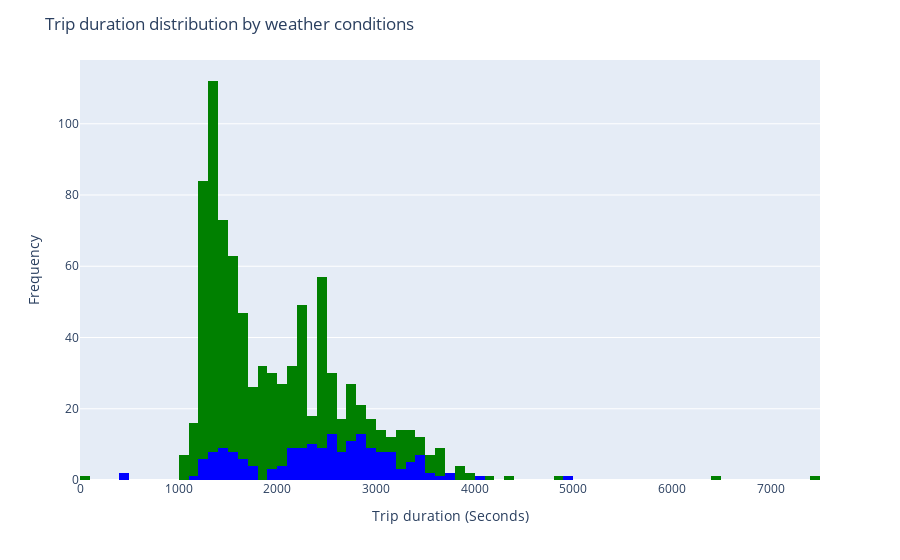

Notebook source saved alongside this figure:
### Markdown cell above
thoughts
___
* from the internet, 'loop', 'river north', 'streeterville', and 'west loop' are all right next to each other downtown.
* Ohare is the airport inside city limits. (midway is not apparently)
* downtown chicago? (outsiders viewpoint) is by far the most popular destination

### Code cell
# comparing the distributions of both populations

# good weather plot
good = px.histogram(weather[weather['weather_conditions'] == 'Good'],
                    x='duration_seconds',
                    nbins=80,
                    color_discrete_sequence=['green'])

# bad weather plot
bad = px.histogram(weather[weather['weather_conditions'] == 'Bad'],
                   x='duration_seconds',
                   nbins=40,
                   color_discrete_sequence=['blue'])

# combine the histograms into one figure
good.add_traces(bad.data)

# add stuff
good.update_layout(
    title="Trip duration distribution by weather conditions",
    xaxis_title="Trip duration (Seconds)",
    yaxis_title="Frequency",
    legend_title="Weather Conditions",
    barmode='overlay'
)


good.show()

### Figure 1 — Plotly figure (JSON) as saved in the notebook; plotly's stock layout.template omitted (floating-point values rounded to 4 significant figures; data arrays with more than 128 entries replaced by an {"elided": "..."} marker saying what was removed)
{"data": [{"alignmentgroup": "True", "bingroup": "x", "hovertemplate": "duration_seconds=%{x}<br>count=%{y}<extra></extra>", "legendgroup": "", "marker": {"color": "green", "pattern": {"shape": ""}}, "name": "", "nbinsx": 80, "offsetgroup": "", "orientation": "v", "showlegend": false, "type": "histogram", "x": {"elided": "882 int values"}, "xaxis": "x", "yaxis": "y"}, {"alignmentgroup": "True", "bingroup": "x", "hovertemplate": "duration_seconds=%{x}<br>count=%{y}<extra></extra>", "legendgroup": "", "marker": {"color": "blue", "pattern": {"shape": ""}}, "name": "", "nbinsx": 40, "offsetgroup": "", "orientation": "v", "showlegend": false, "type": "histogram", "x": {"elided": "180 int values"}, "xaxis": "x", "yaxis": "y"}], "layout": {"barmode": "overlay", "legend": {"title": {"text": "Weather Conditions"}, "tracegroupgap": 0}, "margin": {"t": 60}, "title": {"text": "Trip duration distribution by weather conditions"}, "xaxis": {"anchor": "y", "domain": [0, 1], "title": {"text": "Trip duration (Seconds)"}}, "yaxis": {"anchor": "x", "domain": [0, 1], "title": {"text": "Frequency"}}}}
